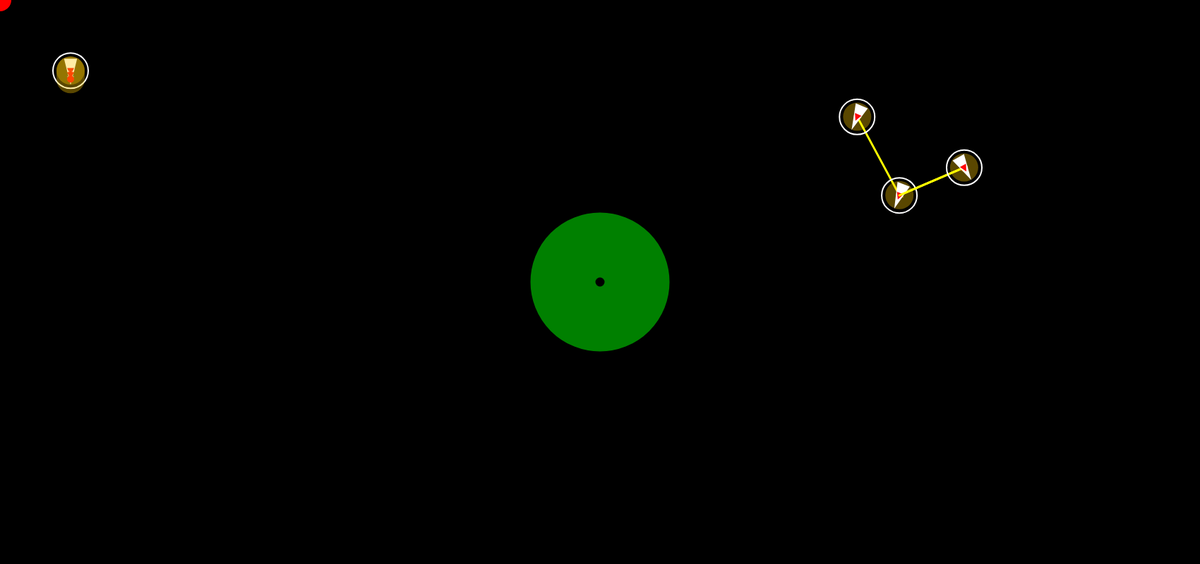
Frame 1 (no input)
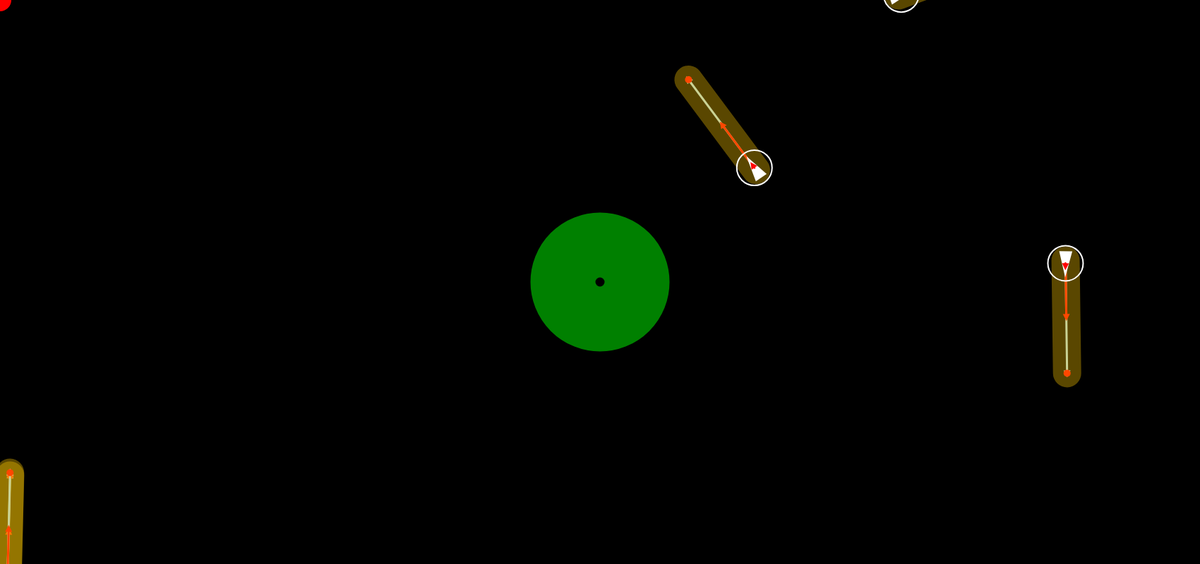
Frame 60 (no input)
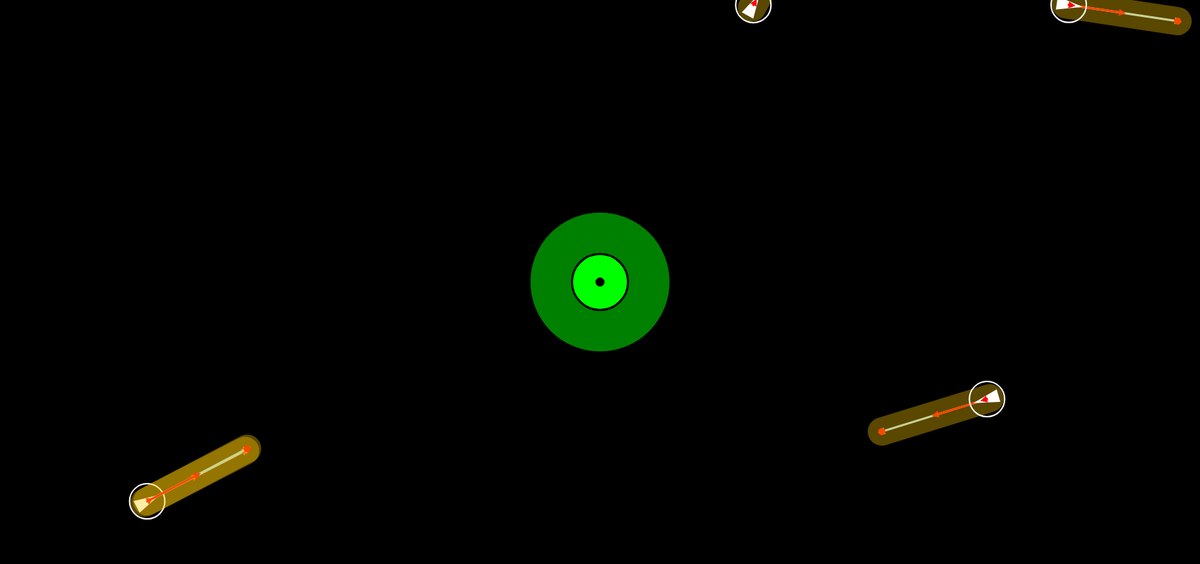
Frame 120 (the mouse pressed at the canvas centre since frame 60)

The p5.js sketch that drew these frames (run headless with seeded random() and noise() and a simulated clock; from frame 60 on, the mouse is pressed at the canvas centre):

// p5.js sketch
// ── sketch.js
let pursuer;
let target;
let obstacles = [];
let Véhicules  = []
let debug = true
let wanders = true

function setup() {
  createCanvas(1700, 800);
  pursuer = new Vehicle(100, 100);
  Véhicules .push(pursuer)
  for(let i=0;i<3;i++)
  {
    let car = new Vehicle(random(width),random(height))
    Véhicules.push(car)
  }

  // On cree un obstalce au milieu de l'écran
  // un cercle de rayon 100px
  // TODO
  obstacle = new Obstacle(width/2, height/2, 100);
  obstacles.push(obstacle);
}

function draw() {
  background(0);
 
//   pursuer.applyBehaviors(obstacles,Véhicules )
 
  //let steering = Véhicules [0].applyBehaviors(target, obstacles,Véhicules );
  // Dessin de la cible qui suit la souris
  // Dessine un cercle de rayon 32px à la position de la souris
  target = createVector(mouseX, mouseY);
  fill(255, 0, 0);
  noStroke();
    circle(target.x, target.y, 32);

  // dessin des obstacles
  // TODO
  for(let i = 0; i< Véhicules.length;i++)
  {
    let v = Véhicules [i]
 
      let steering
      if(i==0)
      {
        if(wanders)
        {
        steering = v.wander()
        }
        else
        {
            steering = v.arrive(target)

        }
       
    }
      else
      {
        if(wanders)
        {
        steering = v.wander()
        }
        else
        {
            steering = v.arrive(Véhicules [i-1].pos)
        }
         
          
      }
      let avoidForce = v.avoidAmeliore(obstacles,Véhicules )
      avoidForce.mult(0.5);
      let TotalForce = p5.Vector.add(steering,avoidForce)

      v.applyForce(TotalForce)
      v.update();
      v.show();
      v.edges();
    
    
    }

  obstacles.forEach(o => {
    o.show();
  })
 
  pursuer.applyBehaviors(target, obstacles,Véhicules ) 

 

  
//   Véhicules .forEach(o => {
//     let steering = o.applyBehaviors(target, obstacles,Véhicules );
//     o.applyForce(steering)
//     o.update();
//     o.show();
//     o.edges();
    
//   })
 
  // pursuer = le véhicule poursuiveur, il vise un point devant la cible
 
//   pursuer.applyForce(steering);

//   // déplacement et dessin du véhicule et de la target
//   pursuer.update();
//   pursuer.show();
//   pursuer.edges();
}

function mousePressed() {
    obstacle = new Obstacle(mouseX, mouseY, random(5, 60));
    obstacles.push(obstacle);
  
}

function keyPressed() {
  if (key == "d") {
    debug = !debug;
  } 
  else if(key=="w")
  {
    wanders=!wanders;
  }
 
}
// ── Vehicule.js
/*
  Calcule la projection orthogonale du point a sur le vecteur b
  a et b sont des vecteurs calculés comme ceci :
  let v1 = p5.Vector.sub(a, pos); soit v1 = pos -> a
  let v2 = p5.Vector.sub(b, pos); soit v2 = pos -> b
  */
  function findProjection(pos, a, b) {
    let v1 = p5.Vector.sub(a, pos);
    let v2 = p5.Vector.sub(b, pos);
    v2.normalize();
    let sp = v1.dot(v2);
    v2.mult(sp);
    v2.add(pos);
    return v2;
  }
  
  class Vehicle {
    constructor(x, y) {
      // position du véhicule
      this.pos = createVector(x, y);
      // vitesse du véhicule
      this.vel = createVector(0, 0);
      // accélération du véhicule
      this.acc = createVector(0, 0);
      // vitesse maximale du véhicule
      this.maxSpeed = 4;
      // force maximale appliquée au véhicule
      this.maxForce = 0.3;
      // rayon du véhicule
      this.r_original = 16;
      this.r=50;
      // Pour évitement d'obstacle
      this.largeurZoneEvitementDevantVaisseau = 40;
      this.wanderTheta = PI / 2;
      this.displaceRange = 0.3;
      this.pathMaxLength = 50;
  
      this.path = [];
    }
  
    wander() {
      // point devant le véhicule
      let wanderPoint = this.vel.copy();
      wanderPoint.setMag(100);
      wanderPoint.add(this.pos);
      
      // on le dessine sous la forme d'une petit cercle rouge
       //fill(255, 0, 0);
       //noStroke();
       //circle(wanderPoint.x, wanderPoint.y, 8);
  
      // Cercle autour du point
      let wanderRadius = 50;
       //noFill();
       //stroke(255);
       //circle(wanderPoint.x, wanderPoint.y, wanderRadius * 2);
  
       // on dessine une lign qui relie le vaisseau à ce point
       // c'est la ligne blanche en face du vaisseau
       //line(this.pos.x, this.pos.y, wanderPoint.x, wanderPoint.y);
  
       // On va s'occuper de calculer le point vert SUR LE CERCLE
       // il fait un angle wanderTheta avec le centre du cercle
       // l'angle final par rapport à l'axe des X c'est l'angle du vaisseau
       // + cet angle
      let theta = this.wanderTheta + this.vel.heading();
  
      let x = wanderRadius * cos(theta);
      let y = wanderRadius * sin(theta);
  
      // maintenant wanderPoint c'est un point sur le cercle
      wanderPoint.add(x, y);
  
      // on le dessine sous la forme d'un cercle vert
       //fill(0, 255, 0);
       //noStroke();
       //circle(wanderPoint.x, wanderPoint.y, 16);
  
       // on dessine le vecteur desiredSpeed qui va du vaisseau au poibnt vert
       //stroke(255);
       //line(this.pos.x, this.pos.y, wanderPoint.x, wanderPoint.y);
  
       // On a donc la vitesse désirée que l'on cherche qui est le vecteur
       // allant du vaisseau au cercle vert. On le calcule :
       // ci-dessous, steer c'est la desiredSpeed directement !
      let steer = wanderPoint.sub(this.pos);
  
      steer.setMag(this.maxForce);
      //this.applyForce(steer);
  
      // On déplace le point vert sur le cerlcle (en radians)
      this.displaceRange = 0.3;
      this.wanderTheta += random(-this.displaceRange, this.displaceRange);
      return steer;
    }
  
    // on fait une méthode applyBehaviors qui applique les comportements
    // seek et avoid
    applyBehaviors(target, obstacles,Véhicules ) {
      
    
        
     // let seekForce = this.arrive(target);
      
      let avoidForce = this.avoidAmeliore(obstacles,Véhicules );
      let wanderForce = this.arrive(target)
      //let avoidForce = this.avoidAmeliore(obstacles);
  
      //seekForce.mult(0.2);
     // wanderForce.mult(0.2);
      avoidForce.mult(0.5);
      let totalForce = p5.Vector.add(wanderForce, avoidForce);
      this.applyForce(totalForce);
    }
  
    avoid(obstacles) {
      // calcul d'un vecteur ahead devant le véhicule
      // il regarde par exemple 50 frames devant lui
      let ahead = this.vel.copy();
      ahead.normalize();
      ahead.mult(100);
  
      
      // on le dessine
      this.drawVector(this.pos, ahead, "lightblue");
  
      // Detection de l'obstacle le plus proche
      let obstacleLePlusProche = this.getObstacleLePlusProche(obstacles);
  
      // On calcule la distance entre le cercle et le bout du vecteur ahead
      let pointAuBoutDeAhead = p5.Vector.add(this.pos, ahead);
      // On dessine ce point pour debugger
      fill("red");
      noStroke();
      circle(pointAuBoutDeAhead.x, pointAuBoutDeAhead.y, 10);
  
      // On dessine la zone d'évitement
      // On trace une ligne large qui va de la position du vaisseau
      // jusqu'au point au bout de ahead
      stroke(color(255, 200, 0, 90)); // gros, semi transparent
      strokeWeight(this.largeurZoneEvitementDevantVaisseau);
      line(this.pos.x, this.pos.y, pointAuBoutDeAhead.x, pointAuBoutDeAhead.y);
  
      let distance = pointAuBoutDeAhead.dist(obstacleLePlusProche.pos);
      //console.log("distance = " + distance)
  
      // si la distance est < rayon de l'obstacle
      // il y a collision possible et on dessine l'obstacle en rouge
      if (distance < obstacleLePlusProche.r + this.largeurZoneEvitementDevantVaisseau) {
        // collision possible
        obstacleLePlusProche.color = "red";
        // calcul de la force d'évitement. C'est un vecteur qui va
        // du centre de l'obstacle vers le point au bout du vecteur ahead
        let force = p5.Vector.sub(pointAuBoutDeAhead, obstacleLePlusProche.pos);
        // on le dessine pour vérifier qu'il est ok (dans le bon sens etc)
        this.drawVector(obstacleLePlusProche.pos, force, "yellow");
  
        // Dessous c'est l'ETAPE 2 : le pilotage (comment on se dirige vers la cible)
        // on limite ce vecteur à la longueur maxSpeed
        force.setMag(this.maxSpeed);
        // on calcule la force à appliquer pour atteindre la cible
        force.sub(this.vel);
        // on limite cette force à la longueur maxForce
        force.limit(this.maxForce);
        return force;
      } else {
        // pas de collision possible
        obstacleLePlusProche.color = "green";
        return createVector(0, 0);
      }
    }
  
    /* 
      Version avec deux vecteurs ahead et ahead2 (deux fois plus court) et 
      donc deux zones d'évitement. On adapte aussi en plus ces vecteurs à la vitesse du véhicule
      Plus le véhicule va vite plus il regarde loin...
    */
    avoidAmeliore(obstacles,Véhicules ) {
      // calcul d'un vecteur ahead devant le véhicule
      // il regarde par exemple 50 frames devant lui
      let ahead = this.vel.copy();
      ahead.normalize();
      ahead.mult(100 * this.vel.mag()*0.4);
  
      // Deuxième vecteur deux fois plus petit
      let ahead2 = ahead.copy();
      ahead2.mult(0.5);
  
      // on les dessine
      this.drawVector(this.pos, ahead, "lightblue");
      this.drawVector(this.pos, ahead2, "red");
  
      // Detection de l'obstacle le plus proche
      let obstacleLePlusProche = this.getObstacleLePlusProche(obstacles,Véhicules );
  
      // On calcule la distance entre le cercle et le bout du vecteur ahead
      let pointAuBoutDeAhead = p5.Vector.add(this.pos, ahead);
      let pointAuBoutDeAhead2 = p5.Vector.add(this.pos, ahead2);
  
      // On dessine ce point pour debugger
      fill("red");
      noStroke();
      if(debug)
      {
        circle(pointAuBoutDeAhead.x, pointAuBoutDeAhead.y, 10);
  
        // On dessine la zone d'évitement
        // On trace une ligne large qui va de la position du vaisseau
        // jusqu'au point au bout de ahead
        stroke(color(255, 200, 0, 90)); // gros, semi transparent
        strokeWeight(this.largeurZoneEvitementDevantVaisseau);
        line(this.pos.x, this.pos.y, pointAuBoutDeAhead.x, pointAuBoutDeAhead.y);
  
      }
   
  
      let distance1 = pointAuBoutDeAhead.dist(obstacleLePlusProche.pos);
      let distance2 = pointAuBoutDeAhead2.dist(obstacleLePlusProche.pos);
      // on tient compte aussi de la position du vaisseau
      let distance3 = this.pos.dist(obstacleLePlusProche.pos);
  
      let plusPetiteDistance = min(distance1, distance2);
      plusPetiteDistance = min(plusPetiteDistance, distance3)
  
      let pointDeReference;
  
      if(distance1 < distance2) {
        pointDeReference = pointAuBoutDeAhead;
      } else {
        pointDeReference = pointAuBoutDeAhead2;
      }
  
      let alerteRougeVaisseauEnCollision = false;
      if((distance3 < distance1) && (distance3 < distance2)) {
        pointDeReference = this.pos;
        alerteRougeVaisseauEnCollision = true;
      }
  
      //console.log("distance = " + distance)
  
      // si la distance est < rayon de l'obstacle
      // il y a collision possible et on dessine l'obstacle en rouge
      if (plusPetiteDistance < obstacleLePlusProche.r + this.largeurZoneEvitementDevantVaisseau+this.r) {
        // collision possible
        obstacleLePlusProche.color = "red";
        // calcul de la force d'évitement. C'est un vecteur qui va
        // du centre de l'obstacle vers le point au bout du vecteur ahead
        let force = p5.Vector.sub(pointDeReference, obstacleLePlusProche.pos);
        // on le dessine pour vérifier qu'il est ok (dans le bon sens etc)
        if(debug)
        {
          this.drawVector(obstacleLePlusProche.pos, force, "yellow");
        }
       
  
        // Dessous c'est l'ETAPE 2 : le pilotage (comment on se dirige vers la cible)
        // on limite ce vecteur à la longueur maxSpeed
        force.setMag(this.maxSpeed);
        // on calcule la force à appliquer pour atteindre la cible
        force.sub(this.vel);
        // on limite cette force à la longueur maxForce
        force.limit(this.maxForce);
  
        if(alerteRougeVaisseauEnCollision) {
          force.setMag(this.maxForce*2);
        }
        return force;
      } else {
        // pas de collision possible
        obstacleLePlusProche.color = "green";
        return createVector(0, 0);
      }
    }
    getObstacleLePlusProche(obstacles,Véhicules ) {
      let plusPetiteDistance = 100000000;
      let obstacleLePlusProche;
  
      obstacles.forEach(o => {
        // Je calcule la distance entre le vaisseau et l'obstacle
        const distance = this.pos.dist(o.pos);
        if(distance < plusPetiteDistance) {
          plusPetiteDistance = distance;
          obstacleLePlusProche = o;
          
        }
  
      });
      //Je cherche le vehicule le plus proche sauf lui meme
      Véhicules .forEach(o => {
        // Je calcule la distance entre le vaisseau et l'obstacle
        if(o!=this)
        {
          const distance = this.pos.dist(o.pos);
  
        if(distance < plusPetiteDistance) {
          plusPetiteDistance = distance;
          obstacleLePlusProche = o;
          
        }
  
        }
        
  
      });
  
  
      return obstacleLePlusProche;
    }
    
  
    getClosestObstacle(pos, obstacles,Véhicules ) {
      // on parcourt les obstacles et on renvoie celui qui est le plus près du véhicule
      let closestObstacle = null;
      let closestDistance = 1000000000;
      for (let obstacle of obstacles) {
        let distance = pos.dist(obstacle.pos);
        if (closestObstacle == null || distance < closestDistance) {
          closestObstacle = obstacle;
          closestDistance = distance;
        }
      }
      return closestObstacle;
    }
  
    arrive(target) {
      // 2nd argument true enables the arrival behavior
      return this.seek(target, true);
    }
  
    seek(target, arrival = false) {
      let force = p5.Vector.sub(target, this.pos);
      let desiredSpeed = this.maxSpeed;
      if (arrival) {
        let slowRadius = 100;
        let distance = force.mag();
        if (distance < slowRadius) {
          desiredSpeed = map(distance, 0, slowRadius, 0, this.maxSpeed);
        }
      }
      force.setMag(desiredSpeed);
      force.sub(this.vel);
      force.limit(this.maxForce);
      return force;
    }
  
    // inverse de seek !
    flee(target) {
      return this.seek(target).mult(-1);
    }
  
    /* Poursuite d'un point devant la target !
       cette methode renvoie la force à appliquer au véhicule
    */
    pursue(vehicle) {
      let target = vehicle.pos.copy();
      let prediction = vehicle.vel.copy();
      prediction.mult(10);
      target.add(prediction);
      fill(0, 255, 0);
      circle(target.x, target.y, 16);
      return this.seek(target);
    }
  
    evade(vehicle) {
      let pursuit = this.pursue(vehicle);
      pursuit.mult(-1);
      return pursuit;
    }
  
    // applyForce est une méthode qui permet d'appliquer une force au véhicule
    // en fait on additionne le vecteurr force au vecteur accélération
    applyForce(force) {
      this.acc.add(force);
    }
  
    update() {
      // on ajoute l'accélération à la vitesse. L'accélération est un incrément de vitesse
      // (accélératiion = dérivée de la vitesse)
      this.vel.add(this.acc);
      // on contraint la vitesse à la valeur maxSpeed
      this.vel.limit(this.maxSpeed);
      // on ajoute la vitesse à la position. La vitesse est un incrément de position, 
      // (la vitesse est la dérivée de la position)
      this.pos.add(this.vel);
  
      // on remet l'accélération à zéro
      this.acc.set(0, 0);
    }
  
    // On dessine le véhicule
    show() {
     
      // formes fil de fer en blanc
      stroke(255);
      // épaisseur du trait = 2
      strokeWeight(2);
  
      // formes pleines en blanc
      fill(255);
  
      // sauvegarde du contexte graphique (couleur pleine, fil de fer, épaisseur du trait, 
      // position et rotation du repère de référence)
      push();
      // on déplace le repère de référence.
      translate(this.pos.x, this.pos.y);
      // et on le tourne. heading() renvoie l'angle du vecteur vitesse (c'est l'angle du véhicule)
      rotate(this.vel.heading());
  
      // Dessin d'un véhicule sous la forme d'un triangle. Comme s'il était droit, avec le 0, 0 en haut à gauche
      triangle(-this.r_original, -this.r_original / 2, -this.r_original, this.r_original / 2, this.r_original, 0);
      // Que fait cette ligne ?
      //this.edges();
  
      // draw velocity vector
      pop();
      this.drawVector(this.pos, this.vel, color(255, 0, 0));
  
      //cercle autour du vaisseau pour evitement entre vaisseau
      if(debug)
      {  stroke("white")
      noFill()
  
      circle(this.pos.x,this.pos.y,this.r);
  
      }
    
      
    }
  
    drawVector(pos, v, color) {
      if(debug)
      {
        push();
        // Dessin du vecteur vitesse
        // Il part du centre du véhicule et va dans la direction du vecteur vitesse
        strokeWeight(3);
        stroke(color);
        line(pos.x, pos.y, pos.x + v.x, pos.y + v.y);
        // dessine une petite fleche au bout du vecteur vitesse
        let arrowSize = 5;
        translate(pos.x + v.x, pos.y + v.y);
        rotate(v.heading());
        translate(-arrowSize / 2, 0);
        triangle(0, arrowSize / 2, 0, -arrowSize / 2, arrowSize, 0);
        pop();
  
      }
  
    }
  
    // que fait cette méthode ?
    edges() {
      if (this.pos.x > width + this.r) {
        this.pos.x = -this.r;
      } else if (this.pos.x < -this.r) {
        this.pos.x = width + this.r;
      }
      if (this.pos.y > height + this.r) {
        this.pos.y = -this.r;
      } else if (this.pos.y < -this.r) {
        this.pos.y = height + this.r;
      }
    }
   
  }
  
  class Target extends Vehicle {
    constructor(x, y) {
      super(x, y);
      this.vel = p5.Vector.random2D();
      this.vel.mult(5);
    }
  
    show() {
      push();
      stroke(255);
      strokeWeight(2);
      fill("#F063A4");
      push();
      translate(this.pos.x, this.pos.y);
      circle(0, 0, this.r * 2);
      pop();
      pop();
    }
  }
// ── obstacle.js
class Obstacle {
    constructor(x, y, r) {
      this.pos = createVector(x, y);
      this.r = r;
      this.color = color(0, 255, 0);
    }
  
    show() {
      push();
      fill(this.color);
      stroke(0)
      strokeWeight(3);
      ellipse(this.pos.x, this.pos.y, this.r * 2);
      fill(0);
      ellipse(this.pos.x, this.pos.y, 10);
      pop();
    }
  }
